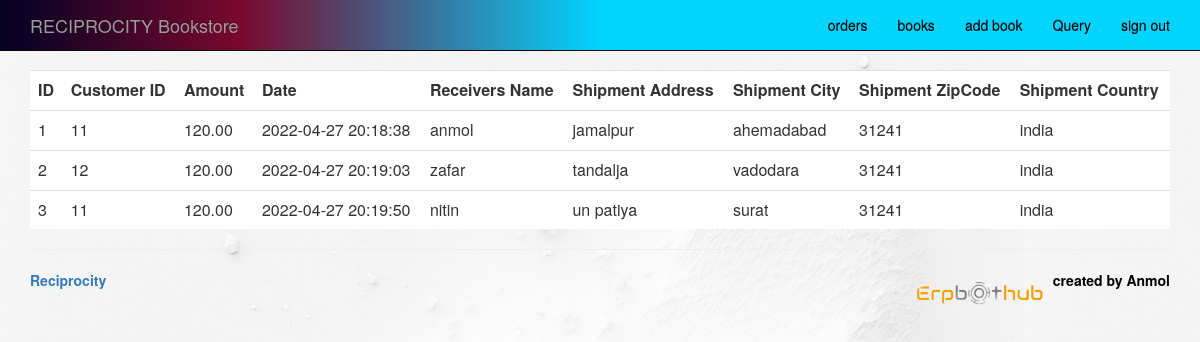
Page /admin_view_orders.php (signed in) on the committed database.
### tables this page shows
CREATE TABLE `orders` (
  `orderid` int(10) unsigned NOT NULL AUTO_INCREMENT,
  `customerid` int(10) unsigned NOT NULL,
  `amount` decimal(6,2) DEFAULT NULL,
  `date` timestamp NOT NULL DEFAULT current_timestamp(),
  `ship_name` char(60) NOT NULL,
  `ship_address` char(80) NOT NULL,
  `ship_city` char(30) NOT NULL,
  `ship_zip_code` char(10) NOT NULL,
  `ship_country` char(20) NOT NULL,
  PRIMARY KEY (`orderid`)
);

### functions/database_functions.php (called while the page is built, shortened)
<?php
    function getOrders($conn){
        $query = "SELECT * FROM orders;";
        $result = mysqli_query($conn,$query);
        return $result;
    }

### admin_view_orders.php (the view, shortened to what this page needs)
<html>
        <head>
          <link rel="stylesheet" href="back.css" type="text/css">
          <?php
require_once "./template/adminheader.php";
require_once "./functions/database_functions.php";
$conn = db_connect();
$result = getOrders($conn);
?>
    <table class="table" style="margin-top: 20px; background-color:#FFFFFF;">
      <tr>
            <th>ID</th>
            <th>Customer ID</th>
            <th>Amount</th>
            <th>Date</th>
            <th>Receivers Name</th>
            <th>Shipment Address</th>
            <th>Shipment City</th>
            <th>Shipment ZipCode</th>
            <th>Shipment Country</th>
        </tr>
        <?php while($row = mysqli_fetch_assoc($result)){ ?>
            <tr>
                <td><?php echo $row['orderid']; ?></td>
                <td><?php echo $row['customerid']; ?></td>
                <td><?php echo $row['amount']; ?></td>
                <td><?php echo $row['date'];?></td>
                <td><?php echo $row['ship_name']; ?></td>
                <td><?php echo $row['ship_address']; ?></td>
                <td><?php echo $row['ship_city']; ?></td>
                <td><?php echo $row['ship_zip_code']; ?></td>
                <td><?php echo $row['ship_country']; ?></td>
            </tr>
        <?php } ?>
    </table>
<?php
require_once "./template/footer.php";
?>
</html>

### back.css (style rules this page uses)
body { background-image: url("b1.png"); margin: 0; padding: 0; font-family: 'Arial'; color: brown; }

### rows in the picture
orders: orderid "1", customerid "11", amount "120.00", date "2022-04-27 20:18:38", ship_name "anmol", ship_address "jamalpur", ship_city "ahemadabad", ship_zip_code "31241", ship_country "india"
orders: orderid "2", customerid "12", amount "120.00", date "2022-04-27 20:19:03", ship_name "zafar", ship_address "tandalja", ship_city "vadodara", ship_zip_code "31241", ship_country "india"
orders: orderid "3", customerid "11", amount "120.00", date "2022-04-27 20:19:50", ship_name "nitin", ship_address "un patiya", ship_city "surat", ship_zip_code "31241", ship_country "india"
